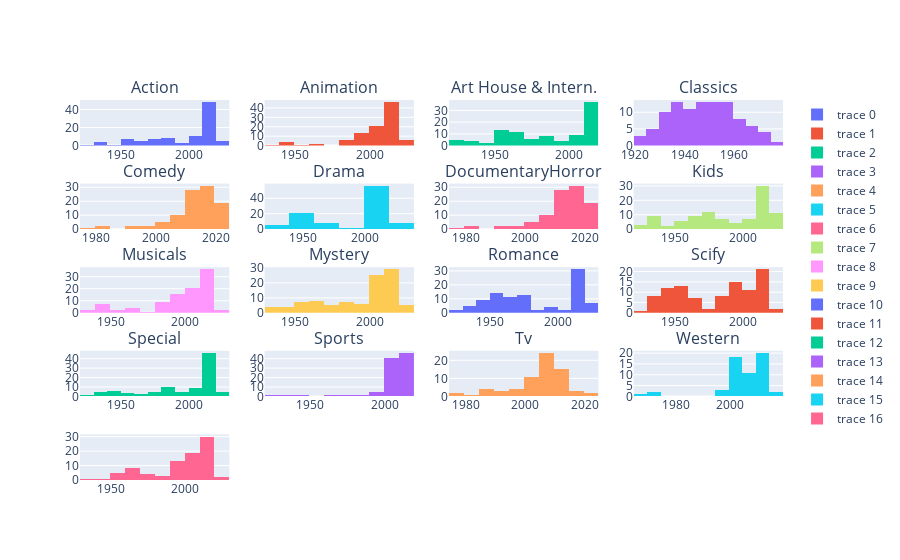

Notebook cell for this chart:
### Code cell
fig8 = make_subplots(
    rows=5, cols=4,
    subplot_titles=("Action", "Animation", "Art House & Intern.", "Classics", "Comedy", "Drama", "Documentary" "Horror", "Kids", "Musicals", "Mystery", "Romance", "Scify", "Special", "Sports", "Tv", "Western"))

fig8.add_trace(go.Histogram(x=action_df["YearB"]),
              row=1, col=1)

fig8.add_trace(go.Histogram(x=animation_df["YearB"]),
              row=1, col=2)

fig8.add_trace(go.Histogram(x=art_house_df["YearB"]),
              row=1, col=3)

fig8.add_trace(go.Histogram(x=classics_df["YearB"]),
              row=1, col=4)

fig8.add_trace(go.Histogram(x=comedy_df["YearB"]),
              row=2, col=1)

fig8.add_trace(go.Histogram(x=drama_df["YearB"]),
              row=2, col=2)

fig8.add_trace(go.Histogram(x=doc_df["YearB"]), 
              row=2, col=3)

fig8.add_trace(go.Histogram(x=horror_df["YearB"]),
              row=2, col=4)

fig8.add_trace(go.Histogram(x=kids_df["YearB"]),
              row=3, col=1)

fig8.add_trace(go.Histogram(x=musical_df["YearB"]),
              row=3, col=2)

fig8.add_trace(go.Histogram(x=mystery_df["YearB"]),
              row=3, col=3)

fig8.add_trace(go.Histogram(x=romance_df["YearB"]),
              row=3, col=4)

fig8.add_trace(go.Histogram(x=scify_df["YearB"]),
              row=4, col=1)

fig8.add_trace(go.Histogram(x=special_df["YearB"]),
              row=4, col=2)

fig8.add_trace(go.Histogram(x=sports_df["YearB"]),
              row=4, col=3)

fig8.add_trace(go.Histogram(x=tv_df["YearB"]),
              row=4, col=4)

fig8.add_trace(go.Histogram(x=western_df["YearB"]),
              row=5, col=1)

fig8.show()
